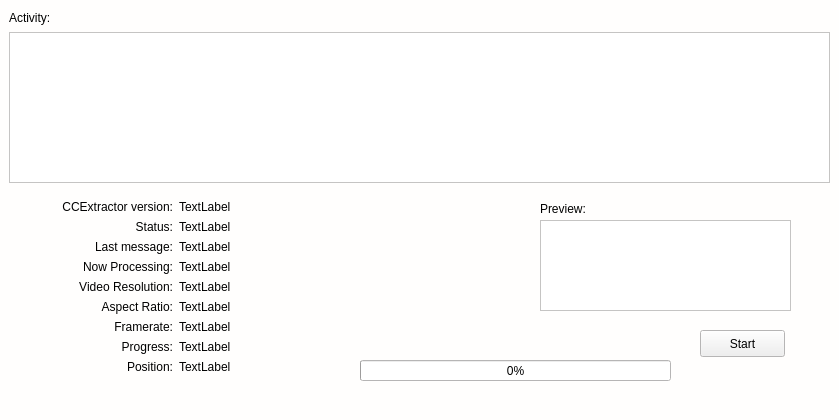
      <widget class="QWidget" name="tab_2">
       <property name="palette">
        <palette>
         <active>
          <colorrole role="Base">
           <brush brushstyle="SolidPattern">
            <color alpha="255">
             <red>255</red>
             <green>255</green>
             <blue>255</blue>
            </color>
           </brush>
          </colorrole>
          <colorrole role="Window">
           <brush brushstyle="SolidPattern">
            <color alpha="255">
             <red>255</red>
             <green>254</green>
             <blue>253</blue>
            </color>
           </brush>
          </colorrole>
         </active>
         <inactive>
          <colorrole role="Base">
           <brush brushstyle="SolidPattern">
            <color alpha="255">
             <red>255</red>
             <green>255</green>
             <blue>255</blue>
            </color>
           </brush>
          </colorrole>
          <colorrole role="Window">
           <brush brushstyle="SolidPattern">
            <color alpha="255">
             <red>255</red>
             <green>254</green>
             <blue>253</blue>
            </color>
           </brush>
          </colorrole>
         </inactive>
         <disabled>
          <colorrole role="Base">
           <brush brushstyle="SolidPattern">
            <color alpha="255">
             <red>255</red>
             <green>254</green>
             <blue>253</blue>
            </color>
           </brush>
          </colorrole>
          <colorrole role="Window">
           <brush brushstyle="SolidPattern">
            <color alpha="255">
             <red>255</red>
             <green>254</green>
             <blue>253</blue>
            </color>
           </brush>
          </colorrole>
         </disabled>
        </palette>
       </property>
       <attribute name="title">
        <string>Execution</string>
       </attribute>
       <widget class="QTextEdit" name="textEdit">
        <property name="geometry">
         <rect>
          <x>9</x>
          <y>32</y>
          <width>821</width>
          <height>151</height>
         </rect>
        </property>
        <property name="html">
         <string>&lt;!DOCTYPE HTML PUBLIC &quot;-//W3C//DTD HTML 4.0//EN&quot; &quot;http://www.w3.org/TR/REC-html40/strict.dtd&quot;&gt;
&lt;html&gt;&lt;head&gt;&lt;meta name=&quot;qrichtext&quot; content=&quot;1&quot; /&gt;&lt;style type=&quot;text/css&quot;&gt;
p, li { white-space: pre-wrap; }
&lt;/style&gt;&lt;/head&gt;&lt;body style=&quot; font-family:'Sans Serif'; font-size:11pt; font-weight:400; font-style:normal;&quot;&gt;
&lt;p style=&quot;-qt-paragraph-type:empty; margin-top:0px; margin-bottom:0px; margin-left:0px; margin-right:0px; -qt-block-indent:0; text-indent:0px; font-family:'Ubuntu';&quot;&gt;&lt;br /&gt;&lt;/p&gt;&lt;/body&gt;&lt;/html&gt;</string>
        </property>
       </widget>
       <widget class="QLabel" name="label_2">
        <property name="geometry">
         <rect>
          <x>9</x>
          <y>9</y>
          <width>55</width>
          <height>17</height>
         </rect>
        </property>
        <property name="text">
         <string>Activity:</string>
        </property>
       </widget>
       <widget class="QWidget" name="formLayoutWidget_2">
        <property name="geometry">
         <rect>
          <x>10</x>
          <y>200</y>
          <width>331</width>
          <height>211</height>
         </rect>
        </property>
        <layout class="QGridLayout" name="gridLayout_2">
         <property name="sizeConstraint">
          <enum>QLayout::SetMaximumSize</enum>
         </property>
         <item row="0" column="0">
          <widget class="QLabel" name="label_4">
           <property name="sizePolicy">
            <sizepolicy hsizetype="Preferred" vsizetype="Maximum">
             <horstretch>0</horstretch>
             <verstretch>0</verstretch>
            </sizepolicy>
           </property>
           <property name="text">
            <string>CCExtractor version:</string>
           </property>
           <property name="alignment">
            <set>Qt::AlignRight|Qt::AlignTrailing|Qt::AlignVCenter</set>
           </property>
          </widget>
         </item>
         <item row="0" column="1">
          <widget class="QLabel" name="label_29">
           <property name="sizePolicy">
            <sizepolicy hsizetype="Minimum" vsizetype="Maximum">
             <horstretch>0</horstretch>
             <verstretch>0</verstretch>
            </sizepolicy>
           </property>
           <property name="text">
            <string>TextLabel</string>
           </property>
          </widget>
         </item>
         <item row="1" column="0">
          <widget class="QLabel" name="label_20">
           <property name="sizePolicy">
            <sizepolicy hsizetype="Preferred" vsizetype="Maximum">
             <horstretch>0</horstretch>
             <verstretch>0</verstretch>
            </sizepolicy>
           </property>
           <property name="text">
            <string>Status:</string>
           </property>
           <property name="alignment">
            <set>Qt::AlignRight|Qt::AlignTrailing|Qt::AlignVCenter</set>
           </property>
          </widget>
         </item>
         <item row="1" column="1">
          <widget class="QLabel" name="label_30">
           <property name="sizePolicy">
            <sizepolicy hsizetype="Preferred" vsizetype="Maximum">
             <horstretch>0</horstretch>
             <verstretch>0</verstretch>
            </sizepolicy>
           </property>
           <property name="text">
            <string>TextLabel</string>
           </property>
          </widget>
         </item>
         <item row="2" column="0">
          <widget class="QLabel" name="label_21">
           <property name="sizePolicy">
            <sizepolicy hsizetype="Preferred" vsizetype="Maximum">
             <horstretch>0</horstretch>
             <verstretch>0</verstretch>
            </sizepolicy>
           </property>
           <property name="text">
            <string>Last message:</string>
           </property>
           <property name="alignment">
            <set>Qt::AlignRight|Qt::AlignTrailing|Qt::AlignVCenter</set>
           </property>
          </widget>
         </item>
         <item row="2" column="1">
          <widget class="QLabel" name="label_31">
           <property name="sizePolicy">
            <sizepolicy hsizetype="Preferred" vsizetype="Maximum">
             <horstretch>0</horstretch>
             <verstretch>0</verstretch>
            </sizepolicy>
           </property>
           <property name="text">
            <string>TextLabel</string>
           </property>
          </widget>
         </item>
         <item row="3" column="0">
          <widget class="QLabel" name="label_22">
           <property name="sizePolicy">
            <sizepolicy hsizetype="Preferred" vsizetype="Maximum">
             <horstretch>0</horstretch>
             <verstretch>0</verstretch>
            </sizepolicy>
           </property>
           <property name="text">
            <string>Now Processing:</string>
           </property>
           <property name="alignment">
            <set>Qt::AlignRight|Qt::AlignTrailing|Qt::AlignVCenter</set>
           </property>
          </widget>
         </item>
         <item row="3" column="1">
          <widget class="QLabel" name="label_32">
           <property name="sizePolicy">
            <sizepolicy hsizetype="Preferred" vsizetype="Maximum">
             <horstretch>0</horstretch>
             <verstretch>0</verstretch>
            </sizepolicy>
           </property>
           <property name="text">
            <string>TextLabel</string>
           </property>
          </widget>
         </item>
         <item row="4" column="0">
          <widget class="QLabel" name="label_24">
           <property name="sizePolicy">
            <sizepolicy hsizetype="Preferred" vsizetype="Maximum">
             <horstretch>0</horstretch>
             <verstretch>0</verstretch>
            </sizepolicy>
           </property>
           <property name="text">
            <string>Video Resolution:</string>
           </property>
           <property name="alignment">
            <set>Qt::AlignRight|Qt::AlignTrailing|Qt::AlignVCenter</set>
           </property>
          </widget>
         </item>
         <item row="4" column="1">
          <widget class="QLabel" name="label_33">
           <property name="sizePolicy">
            <sizepolicy hsizetype="Preferred" vsizetype="Maximum">
             <horstretch>0</horstretch>
             <verstretch>0</verstretch>
            </sizepolicy>
           </property>
           <property name="text">
            <string>TextLabel</string>
           </property>
          </widget>
         </item>
         <item row="5" column="0">
          <widget class="QLabel" name="label_23">
           <property name="sizePolicy">
            <sizepolicy hsizetype="Preferred" vsizetype="Maximum">
             <horstretch>0</horstretch>
             <verstretch>0</verstretch>
            </sizepolicy>
           </property>
           <property name="text">
            <string>Aspect Ratio:</string>
           </property>
           <property name="alignment">
            <set>Qt::AlignRight|Qt::AlignTrailing|Qt::AlignVCenter</set>
           </property>
          </widget>
         </item>
         <item row="5" column="1">
          <widget class="QLabel" name="label_34">
           <property name="sizePolicy">
            <sizepolicy hsizetype="Preferred" vsizetype="Maximum">
             <horstretch>0</horstretch>
             <verstretch>0</verstretch>
            </sizepolicy>
           </property>
           <property name="text">
            <string>TextLabel</string>
           </property>
          </widget>
         </item>
         <item row="6" column="0">
          <widget class="QLabel" name="label_25">
           <property name="sizePolicy">
            <sizepolicy hsizetype="Preferred" vsizetype="Maximum">
             <horstretch>0</horstretch>
             <verstretch>0</verstretch>
            </sizepolicy>
           </property>
           <property name="text">
            <string>Framerate:</string>
           </property>
           <property name="alignment">
            <set>Qt::AlignRight|Qt::AlignTrailing|Qt::AlignVCenter</set>
           </property>
          </widget>
         </item>
         <item row="6" column="1">
          <widget class="QLabel" name="label_35">
           <property name="sizePolicy">
            <sizepolicy hsizetype="Preferred" vsizetype="Maximum">
             <horstretch>0</horstretch>
             <verstretch>0</verstretch>
            </sizepolicy>
           </property>
           <property name="text">
            <string>TextLabel</string>
           </property>
          </widget>
         </item>
         <item row="7" column="0">
          <widget class="QLabel" name="label_26">
           <property name="sizePolicy">
            <sizepolicy hsizetype="Preferred" vsizetype="Maximum">
             <horstretch>0</horstretch>
             <verstretch>0</verstretch>
            </sizepolicy>
           </property>
           <property name="text">
            <string>Progress:</string>
           </property>
           <property name="alignment">
            <set>Qt::AlignRight|Qt::AlignTrailing|Qt::AlignVCenter</set>
           </property>
          </widget>
         </item>
         <item row="7" column="1">
          <widget class="QLabel" name="label_27">
           <property name="sizePolicy">
            <sizepolicy hsizetype="Preferred" vsizetype="Maximum">
             <horstretch>0</horstretch>
             <verstretch>0</verstretch>
            </sizepolicy>
           </property>
           <property name="text">
            <string>TextLabel</string>
           </property>
          </widget>
         </item>
         <item row="8" column="0">
          <widget class="QLabel" name="label_28">
           <property name="sizePolicy">
            <sizepolicy hsizetype="Preferred" vsizetype="Maximum">
             <horstretch>0</horstretch>
             <verstretch>0</verstretch>
            </sizepolicy>
           </property>
           <property name="text">
            <string>Position:</string>
           </property>
           <property name="alignment">
            <set>Qt::AlignRight|Qt::AlignTrailing|Qt::AlignVCenter</set>
           </property>
          </widget>
         </item>
         <item row="8" column="1">
          <widget class="QLabel" name="label_36">
           <property name="sizePolicy">
            <sizepolicy hsizetype="Preferred" vsizetype="Maximum">
             <horstretch>0</horstretch>
             <verstretch>0</verstretch>
            </sizepolicy>
           </property>
           <property name="text">
            <string>TextLabel</string>
           </property>
          </widget>
         </item>
        </layout>
       </widget>
       <widget class="QProgressBar" name="progressBar">
        <property name="geometry">
         <rect>
          <x>360</x>
          <y>360</y>
          <width>311</width>
          <height>21</height>
         </rect>
        </property>
        <property name="palette">
         <palette>
          <active>
           <colorrole role="Highlight">
            <brush brushstyle="SolidPattern">
             <color alpha="255">
              <red>255</red>
              <green>85</green>
              <blue>0</blue>
             </color>
            </brush>
           </colorrole>
          </active>
          <inactive>
           <colorrole role="Highlight">
            <brush brushstyle="SolidPattern">
             <color alpha="255">
              <red>255</red>
              <green>85</green>
              <blue>0</blue>
             </color>
            </brush>
           </colorrole>
          </inactive>
          <disabled>
           <colorrole role="Highlight">
            <brush brushstyle="SolidPattern">
             <color alpha="255">
              <red>240</red>
              <green>240</green>
              <blue>240</blue>
             </color>
            </brush>
           </colorrole>
          </disabled>
         </palette>
        </property>
        <property name="autoFillBackground">
         <bool>false</bool>
        </property>
        <property name="styleSheet">
         <string notr="true"/>
        </property>
        <property name="minimum">
         <number>0</number>
        </property>
        <property name="maximum">
         <number>100</number>
        </property>
        <property name="value">
         <number>0</number>
        </property>
       </widget>
       <widget class="QTextEdit" name="textEdit_4">
        <property name="geometry">
         <rect>
          <x>540</x>
          <y>220</y>
          <width>251</width>
          <height>91</height>
         </rect>
        </property>
        <property name="maximumSize">
         <size>
          <width>300</width>
          <height>16777215</height>
         </size>
        </property>
       </widget>
       <widget class="QLabel" name="label_5">
        <property name="geometry">
         <rect>
          <x>540</x>
          <y>200</y>
          <width>59</width>
          <height>17</height>
         </rect>
        </property>
        <property name="text">
         <string>Preview:</string>
        </property>
       </widget>
       <widget class="QPushButton" name="pushButton_2">
        <property name="geometry">
         <rect>
          <x>700</x>
          <y>330</y>
          <width>85</width>
          <height>27</height>
         </rect>
        </property>
        <property name="maximumSize">
         <size>
          <width>100</width>
          <height>16777215</height>
         </size>
        </property>
        <property name="text">
         <string>Start</string>
        </property>
       </widget>
      </widget>
